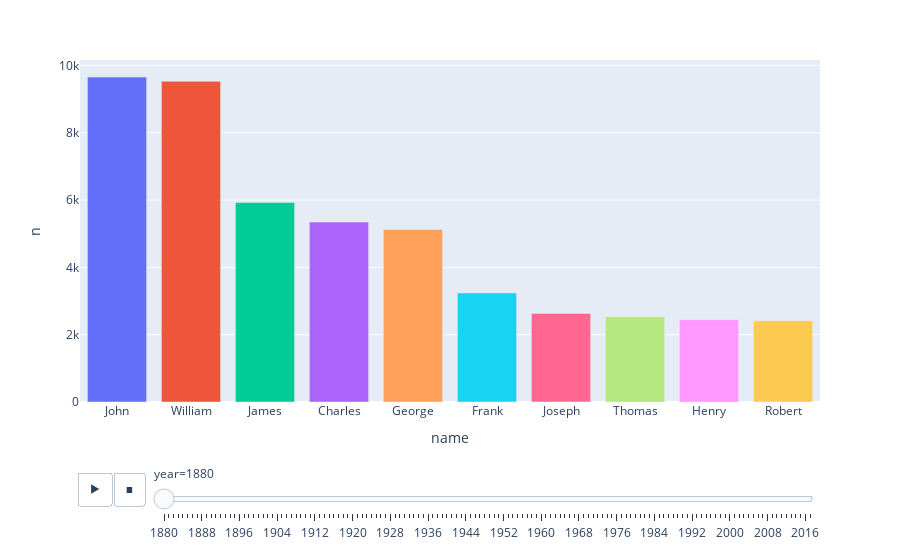

The notebook cell saved with this chart:
### Code cell
# Same animation in 3 Lines
import plotly.express as px

fig = px.bar(df_man, x="name", y="n", color="Color",
  animation_frame="year")
fig.update_layout(showlegend=False)
fig.show()

### Figure 1 — Plotly figure (JSON) as saved in the notebook; plotly's stock layout.template omitted (floating-point values rounded to 4 significant figures)
{"data": [{"alignmentgroup": "True", "hovertemplate": "Color=rgb(182, 159, 35)<br>year=1880<br>name=%{x}<br>n=%{y}<extra></extra>", "legendgroup": "rgb(182, 159, 35)", "marker": {"color": "#636efa"}, "name": "rgb(182, 159, 35)", "offsetgroup": "rgb(182, 159, 35)", "orientation": "v", "showlegend": true, "textposition": "auto", "type": "bar", "x": ["John"], "xaxis": "x", "y": [9655], "yaxis": "y"}, {"alignmentgroup": "True", "hovertemplate": "Color=rgb(188, 121, 5)<br>year=1880<br>name=%{x}<br>n=%{y}<extra></extra>", "legendgroup": "rgb(188, 121, 5)", "marker": {"color": "#EF553B"}, "name": "rgb(188, 121, 5)", "offsetgroup": "rgb(188, 121, 5)", "orientation": "v", "showlegend": true, "textposition": "auto", "type": "bar", "x": ["William"], "xaxis": "x", "y": [9532], "yaxis": "y"}, {"alignmentgroup": "True", "hovertemplate": "Color=rgb(178, 37, 96)<br>year=1880<br>name=%{x}<br>n=%{y}<extra></extra>", "legendgroup": "rgb(178, 37, 96)", "marker": {"color": "#00cc96"}, "name": "rgb(178, 37, 96)", "offsetgroup": "rgb(178, 37, 96)", "orientation": "v", "showlegend": true, "textposition": "auto", "type": "bar", "x": ["James"], "xaxis": "x", "y": [5927], "yaxis": "y"}, {"alignmentgroup": "True", "hovertemplate": "Color=rgb(223, 26, 3)<br>year=1880<br>name=%{x}<br>n=%{y}<extra></extra>", "legendgroup": "rgb(223, 26, 3)", "marker": {"color": "#ab63fa"}, "name": "rgb(223, 26, 3)", "offsetgroup": "rgb(223, 26, 3)", "orientation": "v", "showlegend": true, "textposition": "auto", "type": "bar", "x": ["Charles"], "xaxis": "x", "y": [5348], "yaxis": "y"}, {"alignmentgroup": "True", "hovertemplate": "Color=rgb(128, 35, 11)<br>year=1880<br>name=%{x}<br>n=%{y}<extra></extra>", "legendgroup": "rgb(128, 35, 11)", "marker": {"color": "#FFA15A"}, "name": "rgb(128, 35, 11)", "offsetgroup": "rgb(128, 35, 11)", "orientation": "v", "showlegend": true, "textposition": "auto", "type": "bar", "x": ["George"], "xaxis": "x", "y": [5126], "yaxis": "y"}, {"alignmentgroup": "True", "hovertemplate": "Color=rgb(139, 45, 169)<br>year=1880<br>name=%{x}<br>n=%{y}<extra></extra>", "legendgroup": "rgb(139, 45, 169)", "marker": {"color": "#19d3f3"}, "name": "rgb(139, 45, 169)", "offsetgroup": "rgb(139, 45, 169)", "orientation": "v", "showlegend": true, "textposition": "auto", "type": "bar", "x": ["Frank"], "xaxis": "x", "y": [3242], "yaxis": "y"}, {"alignmentgroup": "True", "hovertemplate": "Color=rgb(190, 21, 181)<br>year=1880<br>name=%{x}<br>n=%{y}<extra></extra>", "legendgroup": "rgb(190, 21, 181)", "marker": {"color": "#FF6692"}, "name": "rgb(190, 21, 181)", "offsetgroup": "rgb(190, 21, 181)", "orientation": "v", "showlegend": true, "textposition": "auto", "type": "bar", "x": ["Joseph"], "xaxis": "x", "y": [2632], "yaxis": "y"}, {"alignmentgroup": "True", "hovertemplate": "Color=rgb(125, 47, 148)<br>year=1880<br>name=%{x}<br>n=%{y}<extra></extra>", "legendgroup": "rgb(125, 47, 148)", "marker": {"color": "#B6E880"}, "name": "rgb(125, 47, 148)", "offsetgroup": "rgb(125, 47, 148)", "orientation": "v", "showlegend": true, "textposition": "auto", "type": "bar", "x": ["Thomas"], "xaxis": "x", "y": [2534], "yaxis": "y"}, {"alignmentgroup": "True", "hovertemplate": "Color=rgb(219, 15, 5)<br>year=1880<br>name=%{x}<br>n=%{y}<extra></extra>", "legendgroup": "rgb(219, 15, 5)", "marker": {"color": "#FF97FF"}, "name": "rgb(219, 15, 5)", "offsetgroup": "rgb(219, 15, 5)", "orientation": "v", "showlegend": true, "textposition": "auto", "type": "bar", "x": ["Henry"], "xaxis": "x", "y": [2444], "yaxis": "y"}, {"alignmentgroup": "True", "hovertemplate": "Color=rgb(225, 33, 120)<br>year=1880<br>name=%{x}<br>n=%{y}<extra></extra>", "legendgroup": "rgb(225, 33, 120)", "marker": {"color": "#FECB52"}, "name": "rgb(225, 33, 120)", "offsetgroup": "rgb(225, 33, 120)", "orientation": "v", "showlegend": true, "textposition": "auto", "type": "bar", "x": ["Robert"], "xaxis": "x", "y": [2415], "yaxis": "y"}], "layout": {"barmode": "relative", "legend": {"title": {"text": "Color"}, "tracegroupgap": 0}, "margin": {"t": 60}, "showlegend": false, "sliders": [{"active": 0, "currentvalue": {"prefix": "year="}, "len": 0.9, "pad": {"b": 10, "t": 60}, "steps": [{"args": [["1880"], {"frame": {"duration": 0, "redraw": true}, "fromcurrent": true, "mode": "immediate", "transition": {"duration": 0, "easing": "linear"}}], "label": "1880", "method": "animate"}, {"args": [["1881"], {"frame": {"duration": 0, "redraw": true}, "fromcurrent": true, "mode": "immediate", "transition": {"duration": 0, "easing": "linear"}}], "label": "1881", "method": "animate"}, {"args": [["1882"], {"frame": {"duration": 0, "redraw": true}, "fromcurrent": true, "mode": "immediate", "transition": {"duration": 0, "easing": "linear"}}], "label": "1882", "method": "animate"}, {"args": [["1883"], {"frame": {"duration": 0, "redraw": true}, "fromcurrent": true, "mode": "immediate", "transition": {"duration": 0, "easing": "linear"}}], "label": "1883", "method": "animate"}, {"args": [["1884"], {"frame": {"duration": 0, "redraw": true}, "fromcurrent": true, "mode": "immediate", "transition": {"duration": 0, "easing": "linear"}}], "label": "1884", "method": "animate"}, {"args": [["1885"], {"frame": {"duration": 0, "redraw": true}, "fromcurrent": true, "mode": "immediate", "transition": {"duration": 0, "easing": "linear"}}], "label": "1885", "method": "animate"}, {"args": [["1886"], {"frame": {"duration": 0, "redraw": true}, "fromcurrent": true, "mode": "immediate", "transition": {"duration": 0, "easing": "linear"}}], "label": "1886", "method": "animate"}, {"args": [["1887"], {"frame": {"duration": 0, "redraw": true}, "fromcurrent": true, "mode": "immediate", "transition": {"duration": 0, "easing": "linear"}}], "label": "1887", "method": "animate"}, {"args": [["1888"], {"frame": {"duration": 0, "redraw": true}, "fromcurrent": true, "mode": "immediate", "transition": {"duration": 0, "easing": "linear"}}], "label": "1888", "method": "animate"}, {"args": [["1889"], {"frame": {"duration": 0, "redraw": true}, "fromcurrent": true, "mode": "immediate", "transition": {"duration": 0, "easing": "linear"}}], "label": "1889", "method": "animate"}, {"args": [["1890"], {"frame": {"duration": 0, "redraw": true}, "fromcurrent": true, "mode": "immediate", "transition": {"duration": 0, "easing": "linear"}}], "label": "1890", "method": "animate"}, {"args": [["1891"], {"frame": {"duration": 0, "redraw": true}, "fromcurrent": true, "mode": "immediate", "transition": {"duration": 0, "easing": "linear"}}], "label": "1891", "method": "animate"}, {"args": [["1892"], {"frame": {"duration": 0, "redraw": true}, "fromcurrent": true, "mode": "immediate", "transition": {"duration": 0, "easing": "linear"}}], "label": "1892", "method": "animate"}, {"args": [["1893"], {"frame": {"duration": 0, "redraw": true}, "fromcurrent": true, "mode": "immediate", "transition": {"duration": 0, "easing": "linear"}}], "label": "1893", "method": "animate"}, {"args": [["1894"], {"frame": {"duration": 0, "redraw": true}, "fromcurrent": true, "mode": "immediate", "transition": {"duration": 0, "easing": "linear"}}], "label": "1894", "method": "animate"}, {"args": [["1895"], {"frame": {"duration": 0, "redraw": true}, "fromcurrent": true, "mode": "immediate", "transition": {"duration": 0, "easing": "linear"}}], "label": "1895", "method": "animate"}, {"args": [["1896"], {"frame": {"duration": 0, "redraw": true}, "fromcurrent": true, "mode": "immediate", "transition": {"duration": 0, "easing": "linear"}}], "label": "1896", "method": "animate"}, {"args": [["1897"], {"frame": {"duration": 0, "redraw": true}, "fromcurrent": true, "mode": "immediate", "transition": {"duration": 0, "easing": "linear"}}], "label": "1897", "method": "animate"}, {"args": [["1898"], {"frame": {"duration": 0, "redraw": true}, "fromcurrent": true, "mode": "immediate", "transition": {"duration": 0, "easing": "linear"}}], "label": "1898", "method": "animate"}, {"args": [["1899"], {"frame": {"duration": 0, "redraw": true}, "fromcurrent": true, "mode": "immediate", "transition": {"duration": 0, "easing": "linear"}}], "label": "1899", "method": "animate"}, {"args": [["1900"], {"frame": {"duration": 0, "redraw": true}, "fromcurrent": true, "mode": "immediate", "transition": {"duration": 0, "easing": "linear"}}], "label": "1900", "method": "animate"}, {"args": [["1901"], {"frame": {"duration": 0, "redraw": true}, "fromcurrent": true, "mode": "immediate", "transition": {"duration": 0, "easing": "linear"}}], "label": "1901", "method": "animate"}, {"args": [["1902"], {"frame": {"duration": 0, "redraw": true}, "fromcurrent": true, "mode": "immediate", "transition": {"duration": 0, "easing": "linear"}}], "label": "1902", "method": "animate"}, {"args": [["1903"], {"frame": {"duration": 0, "redraw": true}, "fromcurrent": true, "mode": "immediate", "transition": {"duration": 0, "easing": "linear"}}], "label": "1903", "method": "animate"}, {"args": [["1904"], {"frame": {"duration": 0, "redraw": true}, "fromcurrent": true, "mode": "immediate", "transition": {"duration": 0, "easing": "linear"}}], "label": "1904", "method": "animate"}, {"args": [["1905"], {"frame": {"duration": 0, "redraw": true}, "fromcurrent": true, "mode": "immediate", "transition": {"duration": 0, "easing": "linear"}}], "label": "1905", "method": "animate"}, {"args": [["1906"], {"frame": {"duration": 0, "redraw": true}, "fromcurrent": true, "mode": "immediate", "transition": {"duration": 0, "easing": "linear"}}], "label": "1906", "method": "animate"}, {"args": [["1907"], {"frame": {"duration": 0, "redraw": true}, "fromcurrent": true, "mode": "immediate", "transition": {"duration": 0, "easing": "linear"}}], "label": "1907", "method": "animate"}, {"args": [["1908"], {"frame": {"duration": 0, "redraw": true}, "fromcurrent": true, "mode": "immediate", "transition": {"duration": 0, "easing": "linear"}}], "label": "1908", "method": "animate"}, {"args": [["1909"], {"frame": {"duration": 0, "redraw": true}, "fromcurrent": true, "mode": "immediate", "transition": {"duration": 0, "easing": "linear"}}], "label": "1909", "method": "animate"}, {"args": [["1910"], {"frame": {"duration": 0, "redraw": true}, "fromcurrent": true, "mode": "immediate", "transition": {"duration": 0, "easing": "linear"}}], "label": "1910", "method": "animate"}, {"args": [["1911"], {"frame": {"duration": 0, "redraw": true}, "fromcurrent": true, "mode": "immediate", "transition": {"duration": 0, "easing": "linear"}}], "label": "1911", "method": "animate"}, {"args": [["1912"], {"frame": {"duration": 0, "redraw": true}, "fromcurrent": true, "mode": "immediate", "transition": {"duration": 0, "easing": "linear"}}], "label": "1912", "method": "animate"}, {"args": [["1913"], {"frame": {"duration": 0, "redraw": true}, "fromcurrent": true, "mode": "immediate", "transition": {"duration": 0, "easing": "linear"}}], "label": "1913", "method": "animate"}, {"args": [["1914"], {"frame": {"duration": 0, "redraw": true}, "fromcurrent": true, "mode": "immediate", "transition": {"duration": 0, "easing": "linear"}}], "label": "1914", "method": "animate"}, {"args": [["1915"], {"frame": {"duration": 0, "redraw": true}, "fromcurrent": true, "mode": "immediate", "transition": {"duration": 0, "easing": "linear"}}], "label": "1915", "method": "animate"}, {"args": [["1916"], {"frame": {"duration": 0, "redraw": true}, "fromcurrent": true, "mode": "immediate", "transition": {"duration": 0, "easing": "linear"}}], "label": "1916", "method": "animate"}, {"args": [["1917"], {"frame": {"duration": 0, "redraw": true}, "fromcurrent": true, "mode": "immediate", "transition": {"duration": 0, "easing": "linear"}}], "label": "1917", "method": "animate"}, {"args": [["1918"], {"frame": {"duration": 0, "redraw": true}, "fromcurrent": true, "mode": "immediate", "transition": {"duration": 0, "easing": "linear"}}], "label": "1918", "method": "animate"}, {"args": [["1919"], {"frame": {"duration": 0, "redraw": true}, "fromcurrent": true, "mode": "immediate", "transition": {"duration": 0, "easing": "linear"}}], "label": "1919", "method": "animate"}, {"args": [["1920"], {"frame": {"duration": 0, "redraw": true}, "fromcurrent": true, "mode": "immediate", "transition": {"duration": 0, "easing": "linear"}}], "label": "1920", "method": "animate"}, {"args": [["1921"], {"frame": {"duration": 0, "redraw": true}, "fromcurrent": true, "mode": "immediate", "transition": {"duration": 0, "easing": "linear"}}], "label": "1921", "method": "animate"}, {"args": [["1922"], {"frame": {"duration": 0, "redraw": true}, "fromcurrent": true, "mode": "immediate", "transition": {"duration": 0, "easing": "linear"}}], "label": "1922", "method": "animate"}, {"args": [["1923"], {"frame": {"duration": 0, "redraw": true}, "fromcurrent": true, "mode": "immediate", "transition": {"duration": 0, "easing": "linear"}}], "label": "1923", "method": "animate"}, {"args": [["1924"], {"frame": {"duration": 0, "redraw": true}, "fromcurrent": true, "mode": "immediate", "transition": {"duration": 0, "easing": "linear"}}], "label": "1924", "method": "animate"}, {"args": [["1925"], {"frame": {"duration": 0, "redraw": true}, "fromcurrent": true, "mode": "immediate", "transition": {"duration": 0, "easing": "linear"}}], "label": "1925", "method": "animate"}, {"args": [["1926"], {"frame": {"duration": 0, "redraw": true}, "fromcurrent": true, "mode": "immediate", "transition": {"duration": 0, "easing": "linear"}}], "label": "1926", "method": "animate"}, {"args": [["1927"], {"frame": {"duration": 0, "redraw": true}, "fromcurrent": true, "mode": "immediate", "transition": {"duration": 0, "easing": "linear"}}], "label": "1927", "method": "animate"}, {"args": [["1928"], {"frame": {"duration": 0, "redraw": true}, "fromcurrent": true, "mode": "immediate", "transition": {"duration": 0, "easing": "linear"}}], "label": "1928", "method": "animate"}, {"args": [["1929"], {"frame": {"duration": 0, "redraw": true}, "fromcurrent": true, "mode": "immediate", "transition": {"duration": 0, "easing": "linear"}}], "label": "1929", "method": "animate"}, {"args": [["1930"], {"frame": {"duration": 0, "redraw": true}, "fromcurrent": true, "mode": "immediate", "transition": {"duration": 0, "easing": "linear"}}], "label": "1930", "method": "animate"}, {"args": [["1931"], {"frame": {"duration": 0, "redraw": true}, "fromcurrent": true, "mode": "immediate", "transition": {"duration": 0, "easing": "linear"}}], "label": "1931", "method": "animate"}, {"args": [["1932"], {"frame": {"duration": 0, "redraw": true}, "fromcurrent": true, "mode": "immediate", "transition": {"duration": 0, "easing": "linear"}}], "label": "1932", "method": "animate"}, {"args": [["1933"], {"frame": {"duration": 0, "redraw": true}, "fromcurrent": true, "mode": "immediate", "transition": {"duration": 0, "easing": "linear"}}], "label": "1933", "method": "animate"}, {"args": [["1934"], {"frame": {"duration": 0, "redraw": true}, "fromcurrent": true, "mode": "immediate", "transition": {"duration": 0, "easing": "linear"}}], "label": "1934", "method": "animate"}, {"args": [["1935"], {"frame": {"duration": 0, "redraw": true}, "fromcurrent": true, "mode": "immediate", "transition": {"duration": 0, "easing": "linear"}}], "label": "1935", "method": "animate"}, {"args": [["1936"], {"frame": {"duration": 0, "redraw": true}, "fromcurrent": true, "mode": "immediate", "transition": {"duration": 0, "easing": "linear"}}], "label": "1936", "method": "animate"}, {"args": [["1937"], {"frame": {"duration": 0, "redraw": true}, "fromcurrent": true, "mode": "immediate", "transition": {"duration": 0, "easing": "linear"}}], "label": "1937", "method": "animate"}, {"args": [["1938"], {"frame": {"duration": 0, "redraw": true}, "fromcurrent": true, "mode": "immediate", "transition": {"duration": 0, "easing": "linear"}}], "label": "1938", "method": "animate"}, {"args": [["1939"], {"frame": {"duration": 0, "redraw": true}, "fromcurrent": true, "mode": "immediate", "transition": {"duration": 0, "easing": "linear"}}], "label": "1939", "method": "animate"}, {"args": [["1940"], {"frame": {"duration": 0, "redraw": true}, "fromcurrent": true, "mode": "immediate", "transition": {"duration": 0, "easing": "linear"}}], "label": "1940", "method": "animate"}, {"args": [["1941"], {"frame": {"duration": 0, "redraw": true}, "fromcurrent": true, "mode": "immediate", "transition": {"duration": 0, "easing": "linear"}}], "label": "1941", "method": "animate"}, {"args": [["1942"], {"frame": {"duration": 0, "redraw": true}, "fromcurrent": true, "mode": "immediate", "transition": {"duration": 0, "easing": "linear"}}], "label": "1942", "method": "animate"}, {"args": [["1943"], {"frame": {"duration": 0, "redraw": true}, "fromcurrent": true, "mode": "immediate", "transition": {"duration": 0, "easing": "linear"}}], "label": "1943", "method": "animate"}, {"args": [["1944"], {"frame": {"duration": 0, "redraw": true}, "fromcurrent": true, "mode": "immediate", "transition": {"duration": 0, "easing": "linear"}}], "label": "1944", "method": "animate"}, {"args": [["1945"], {"frame": {"duration": 0, "redraw": true}, "fromcurrent": true, "mode": "immediate", "transition": {"duration": 0, "easing": "linear"}}], "label": "1945", "method": "animate"}, {"args": [["1946"], {"frame": {"duration": 0, "redraw": true}, "fromcurrent": true, "mode": "immediate", "transition": {"duration": 0, "easing": "linear"}}], "label": "1946", "method": "animate"}, {"args": [["1947"], {"frame": {"duration": 0, "redraw": true}, "fromcurrent": true, "mode": "immediate", "transition": {"duration": 0, "easing": "linear"}}], "label": "1947", "method": "animate"}, {"args": [["1948"], {"frame": {"duration": 0, "redraw": true}, "fromcurrent": true, "mode": "immediate", "transition": {"duration": 0, "easing": "linear"}}], "label": "1948", "method": "animate"}, {"args": [["1949"], {"frame": {"duration": 0, "redraw": true}, "fromcurrent": true, "mode": "immediate", "transition": {"duration": 0, "easing": "linear"}}], "label": "1949", "method": "animate"}, {"args": [["1950"], {"frame": {"duration": 0, "redraw": true}, "fromcurrent": true, "mode": "immediate", "transition": {"duration": 0, "easing": "linear"}}], "label": "1950", "method": "animate"}, {"args": [["1951"], {"frame": {"duration": 0, "redraw": true}, "fromcurrent": true, "mode": "immediate", "transition": {"duration": 0, "easing": "linear"}}], "label": "1951", "method": "animate"}, {"args": [["1952"], {"frame": {"duration": 0, "redraw": true}, "fromcurrent": true, "mode": "immediate", "transition": {"duration": 0, "easing": "linear"}}], "label": "1952", "method": "animate"}, {"args": [["1953"], {"frame": {"duration": 0, "redraw": true}, "fromcurrent": true, "mode": "immediate", "transition": {"duration": 0, "easing": "linear"}}], "label": "1953", "method": "animate"}, {"args": [["1954"], {"frame": {"duration": 0, "redraw": true}, "fromcurrent": true, "mode": "immediate", "transition": {"duration": 0, "easing": "linear"}}], "label": "1954", "method": "animate"}, {"args": [["1955"], {"frame": {"duration": 0, "redraw": true}, "fromcurrent": true, "mode": "immediate", "transition": {"duration": 0, "easing": "linear"}}], "label": "1955", "method": "animate"}, {"args": [["1956"], {"frame": {"duration": 0, "redraw": true}, "fromcurrent": true, "mode": "immediate", "transition": {"duration": 0, "easing": "linear"}}], "label": "1956", "method": "animate"}, {"args": [["1957"], {"frame": {"duration": 0, "redraw": true}, "fromcurrent": true, "mode": "immediate", "transition": {"duration": 0, "easing": "linear"}}], "label": "1957", "method": "animate"}, {"args": [["1958"], {"frame": {"duration": 0, "redraw": true}, "fromcurrent": true, "mode": "immediate", "transition": {"duration": 0, "easing": "linear"}}], "label": "1958", "method": "animate"}, {"args": [["1959"], {"frame": {"duration": 0, "redraw": true}, "fromcurrent": true, "mode": "immediate", "transition": {"duration": 0, "easing": "linear"}}], "label": "1959", "method": "animate"}, {"args": [["1960"], {"frame": {"duration": 0, "redraw": true}, "fromcurrent": true, "mode": "immediate", "transition": {"duration": 0, "easing": "linear"}}], "label": "1960", "method": "animate"}, {"args": [["1961"], {"frame": {"duration": 0, "redraw": true}, "fromcurrent": true, "mode": "immediate", "transition": {"duration": 0, "easing": "linear"}}], "label": "1961", "method": "animate"}, {"args": [["1962"], {"frame": {"duration": 0, "redraw": true}, "fromcurrent": true, "mode": "immediate", "transition": {"duration": 0, "easing": "linear"}}], "label": "1962", "method": "animate"}, {"args": [["1963"], {"frame": {"duration": 0, "redraw": true}, "fromcurrent": true, "mode": "immediate", "transition": {"duration": 0, "easing": "linear"}}], "label": "1963", "method": "animate"}, {"args": [["1964"], {"frame": {"duration": 0, "redraw": true}, "fromcurrent": true, "mode": "immediate", "transition": {"duration": 0, "easing": "linear"}}], "label": "1964", "method": "animate"}, {"args": [["1965"], {"frame": {"duration": 0, "redraw": true}, "fromcurrent": true, "mode": "immediate", "transition": {"duration": 0, "easing": "linear"}}], "label": "1965", "method": "animate"}, {"args": [["1966"], {"frame": {"duration": 0, "redraw": true}, "fromcurrent": true, "mode": "immediate", "transition": {"duration": 0, "easing": "linear"}}], "label": "1966", "method": "animate"}, {"args": [["1967"], {"frame": {"duration": 0, "redraw": true}, "fromcurrent": true, "mode": "immediate", "transition": {"duration": 0, "easing": "linear"}}], "label": "1967", "method": "animate"}, {"args": [["1968"], {"frame": {"duration": 0, "redraw": true}, "fromcurrent": true, "mode": "immediate", "transition": {"duration": 0, "easing": "linear"}}], "label": "1968", "method": "animate"}, {"args": [["1969"], {"frame": {"duration": 0, "redraw": true}, "fromcurrent": true, "mode": "immediate", "transition": {"duration": 0, "easing": "linear"}}], "label": "1969", "method": "animate"}, {"args": [["1970"], {"frame": {"duration": 0, "redraw": true}, "fromcurrent": true, "mode": "immediate", "transition": {"duration": 0, "easing": "linear"}}], "label": "1970", "method": "animate"}, {"args": [["1971"], {"frame": {"duration": 0, "redraw": true}, "fromcurrent": true, "mode": "immediate", "transition": {"duration": 0, "easing": "linear"}}], "label": "1971", "method": "animate"}, {"args": [["1972"], {"frame": {"duration": 0, "redraw": true}, "fromcurrent": true, "mode": "immediate", "transition": {"duration": 0, "easing": "linear"}}], "label": "1972", "method": "animate"}, {"args": [["1973"], {"frame": {"duration": 0, "redraw": true}, "fromcurrent": true, "mode": "immediate", "transition": {"duration": 0, "easing": "linear"}}], "label": "1973", "method": "animate"}, {"args": [["1974"], {"frame": {"duration": 0, "redraw": true}, "fromcurrent": true, "mode": "immediate", "transition": {"duration": 0, "easing": "linear"}}], "label": "1974", "method": "animate"}, {"args": [["1975"], {"frame": {"duration": 0, "redraw": true}, "fromcurrent": true, "mode": "immediate", "transition": {"duration": 0, "easing": "linear"}}], "label": "1975", "method": "animate"}, {"args": [["1976"], {"frame": {"duration": 0, "redraw": true}, "fromcurrent": true, "mode": "immediate", "transition": {"duration": 0, "easing": "linear"}}], "label": "1976", "method": "animate"}, {"args": [["1977"], {"frame": {"duration": 0, "redraw": true}, "fromcurrent": true, "mode": "immediate", "transition": {"duration": 0, "easing": "linear"}}], "label": "1977", "method": "animate"}, {"args": [["1978"], {"frame": {"duration": 0, "redraw": true}, "fromcurrent": true, "mode": "immediate", "transition": {"duration": 0, "easing": "linear"}}], "label": "1978", "method": "animate"}, {"args": [["1979"], {"frame": {"duration": 0, "redraw": true}, "fromcurrent": true, "mode": "immediate", "transition": {"duration": 0, "easing": "linear"}}], "label": "1979", "method": "animate"}, {"args": [["1980"], {"frame": {"duration": 0, "redraw": true}, "fromcurrent": true, "mode": "immediate", "transition": {"duration": 0, "easing": "linear"}}], "label": "1980", "method": "animate"}, {"args": [["1981"], {"frame": {"duration": 0, "redraw": true}, "fromcurrent": true, "mode": "immediate", "transition": {"duration": 0, "easing": "linear"}}], "label": "1981", "method": "animate"}, {"args": [["1982"], {"frame": {"duration": 0, "redraw": true}, "fromcurrent": true, "mode": "immediate", "transition": {"duration": 0, "easing": "linear"}}], "label": "1982", "method": "animate"}, {"args": [["1983"], {"frame": {"duration": 0, "redraw": true}, "fromcurrent": true, "mode": "immediate", "transition": {"duration": 0, "easing": "linear"}}], "label": "1983", "method": "animate"}, {"args": [["1984"], {"frame": {"duration": 0, "redraw": true}, "fromcurrent": true, "mode": "immediate", "transition": {"duration": 0, "easing": "linear"}}], "label": "1984", "method": "animate"}, {"args": [["1985"], {"frame": {"duration": 0, "redraw": true}, "fromcurrent": true, "mode": "immediate", "transition": {"duration": 0, "easing": "linear"}}], "label": "1985", "method": "animate"}, {"args": [["1986"], {"frame": {"duration": 0, "redraw": true}, "fromcurrent": true, "mode": "immediate", "transition": {"duration": 0, "easing": "linear"}}], "label": "1986", "method": "animate"}, {"args": [["1987"], {"frame": {"duration": 0, "redraw": true}, "fromcurrent": true, "mode": "immediate", "transition": {"duration": 0, "easing": "linear"}}], "label": "1987", "method": "animate"}, {"args": [["1988"], {"frame": {"duration": 0, "redraw": true}, "fromcurrent": true, "mode": "immediate", "transition": {"duration": 0, "easing": "linear"}}], "label": "1988", "method": "animate"}, {"args": [["1989"], {"frame": {"duration": 0, "redraw": true}, "fromcurrent": true, "mode": "immediate", "transition": {"duration": 0, "easing": "linear"}}], "label": "1989", "method": "animate"}, {"args": [["1990"], {"frame": {"duration": 0, "redraw": true}, "fromcurrent": true, "mode": "immediate", "transition": {"duration": 0, "easing": "linear"}}], "label": "1990", "method": "animate"}, {"args": [["1991"], {"frame": {"duration": 0, "redraw": true}, "fromcurrent": true, "mode": "immediate", "transition": {"duration": 0, "easing": "linear"}}], "label": "1991", "method": "animate"}, {"args": [["1992"], {"frame": {"duration": 0, "redraw": true}, "fromcurrent": true, "mode": "immediate", "transition": {"duration": 0, "easing": "linear"}}], "label": "1992", "method": "animate"}, {"args": [["1993"], {"frame": {"duration": 0, "redraw": true}, "fromcurrent": true, "mode": "immediate", "transition": {"duration": 0, "easing": "linear"}}], "label": "1993", "method": "animate"}, {"args": [["1994"], {"frame": {"duration": 0, "redraw": true}, "fromcurrent": true, "mode": "immediate", "transition": {"duration": 0, "easing": "linear"}}], "label": "1994", "method": "animate"}, {"args": [["1995"], {"frame": {"duration": 0, "redraw": true}, "fromcurrent": true, "mode": "immediate", "transition": {"duration": 0, "easing": "linear"}}], "label": "1995", "method": "animate"}, {"args": [["1996"], {"frame": {"duration": 0, "redraw": true}, "fromcurrent": true, "mode": "immediate", "transition": {"duration": 0, "easing": "linear"}}], "label": "1996", "method": "animate"}, {"args": [["1997"], {"frame": {"duration": 0, "redraw": true}, "fromcurrent": true, "mode": "immediate", "transition": {"duration": 0, "easing": "linear"}}], "label": "1997", "method": "animate"}, {"args": [["1998"], {"frame": {"duration": 0, "redraw": true}, "fromcurrent": true, "mode": "immediate", "transition": {"duration": 0, "easing": "linear"}}], "label": "1998", "method": "animate"}, {"args": [["1999"], {"frame": {"duration": 0, "redraw": true}, "fromcurrent": true, "mode": "immediate", "transition": {"duration": 0, "easing": "linear"}}], "label": "1999", "method": "animate"}, {"args": [["2000"], {"frame": {"duration": 0, "redraw": true}, "fromcurrent": true, "mode": "immediate", "transition": {"duration": 0, "easing": "linear"}}], "label": "2000", "method": "animate"}, {"args": [["2001"], {"frame": {"duration": 0, "redraw": true}, "fromcurrent": true, "mode": "immediate", "transition": {"duration": 0, "easing": "linear"}}], "label": "2001", "method": "animate"}, {"args": [["2002"], {"frame": {"duration": 0, "redraw": true}, "fromcurrent": true, "mode": "immediate", "transition": {"duration": 0, "easing": "linear"}}], "label": "2002", "method": "animate"}, {"args": [["2003"], {"frame": {"duration": 0, "redraw": true}, "fromcurrent": true, "mode": "immediate", "transition": {"duration": 0, "easing": "linear"}}], "label": "2003", "method": "animate"}, {"args": [["2004"], {"frame": {"duration": 0, "redraw": true}, "fromcurrent": true, "mode": "immediate", "transition": {"duration": 0, "easing": "linear"}}], "label": "2004", "method": "animate"}, {"args": [["2005"], {"frame": {"duration": 0, "redraw": true}, "fromcurrent": true, "mode": "immediate", "transition": {"duration": 0, "easing": "linear"}}], "label": "2005", "method": "animate"}, {"args": [["2006"], {"frame": {"duration": 0, "redraw": true}, "fromcurrent": true, "mode": "immediate", "transition": {"duration": 0, "easing": "linear"}}], "label": "2006", "method": "animate"}, {"args": [["2007"], {"frame": {"duration": 0, "redraw": true}, "fromcurrent": true, "mode": "immediate", "transition": {"duration": 0, "easing": "linear"}}], "label": "2007", "method": "animate"}, {"args": [["2008"], {"frame": {"duration": 0, "redraw": true}, "fromcurrent": true, "mode": "immediate", "transition": {"duration": 0, "easing": "linear"}}], "label": "2008", "method": "animate"}, {"args": [["2009"], {"frame": {"duration": 0, "redraw": true}, "fromcurrent": true, "mode": "immediate", "transition": {"duration": 0, "easing": "linear"}}], "label": "2009", "method": "animate"}, {"args": [["2010"], {"frame": {"duration": 0, "redraw": true}, "fromcurrent": true, "mode": "immediate", "transition": {"duration": 0, "easing": "linear"}}], "label": "2010", "method": "animate"}, {"args": [["2011"], {"frame": {"duration": 0, "redraw": true}, "fromcurrent": true, "mode": "immediate", "transition": {"duration": 0, "easing": "linear"}}], "label": "2011", "method": "animate"}, {"args": [["2012"], {"frame": {"duration": 0, "redraw": true}, "fromcurrent": true, "mode": "immediate", "transition": {"duration": 0, "easing": "linear"}}], "label": "2012", "method": "animate"}, {"args": [["2013"], {"frame": {"duration": 0, "redraw": true}, "fromcurrent": true, "mode": "immediate", "transition": {"duration": 0, "easing": "linear"}}], "label": "2013", "method": "animate"}, {"args": [["2014"], {"frame": {"duration": 0, "redraw": true}, "fromcurrent": true, "mode": "immediate", "transition": {"duration": 0, "easing": "linear"}}], "label": "2014", "method": "animate"}, {"args": [["2015"], {"frame": {"duration": 0, "redraw": true}, "fromcurrent": true, "mode": "immediate", "transition": {"duration": 0, "easing": "linear"}}], "label": "2015", "method": "animate"}, {"args": [["2016"], {"frame": {"duration": 0, "redraw": true}, "fromcurrent": true, "mode": "immediate", "transition": {"duration": 0, "easing": "linear"}}], "label": "2016", "method": "animate"}, {"args": [["2017"], {"frame": {"duration": 0, "redraw": true}, "fromcurrent": true, "mode": "immediate", "transition": {"duration": 0, "easing": "linear"}}], "label": "2017", "method": "animate"}], "x": 0.1, "xanchor": "left", "y": 0, "yanchor": "top"}], "updatemenus": [{"buttons": [{"args": [null, {"frame": {"duration": 500, "redraw": true}, "fromcurrent": true, "mode": "immediate", "transition": {"duration": 500, "easing": "linear"}}], "label": "&#9654;", "method": "animate"}, {"args": [[null], {"frame": {"duration": 0, "redraw": true}, "fromcurrent": true, "mode": "immediate", "transition": {"duration": 0, "easing": "linear"}}], "label": "&#9724;", "method": "animate"}], "direction": "left", "pad": {"r": 10, "t": 70}, "showactive": false, "type": "buttons", "x": 0.1, "xanchor": "right", "y": 0, "yanchor": "top"}], "xaxis": {"anchor": "y", "domain": [0, 1], "title": {"text": "name"}}, "yaxis": {"anchor": "x", "domain": [0, 1], "title": {"text": "n"}}}}
